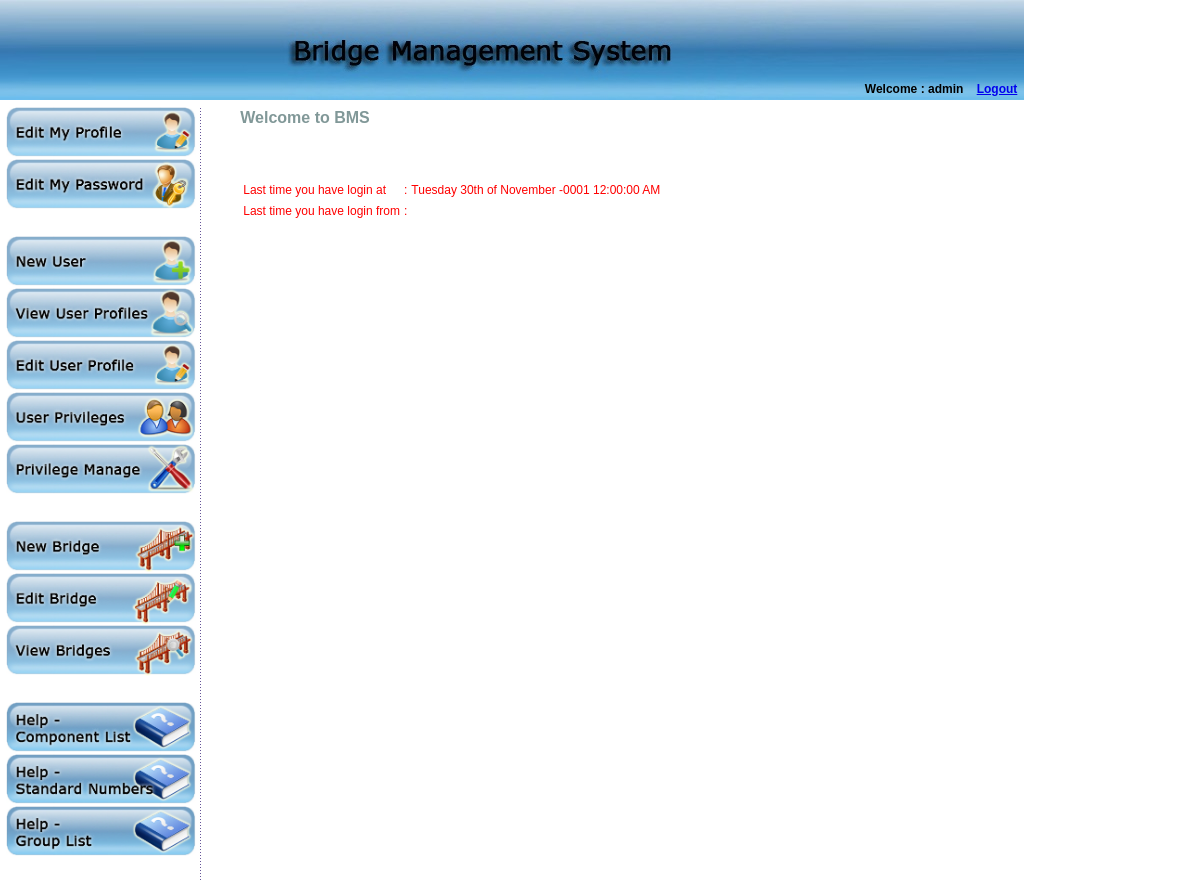
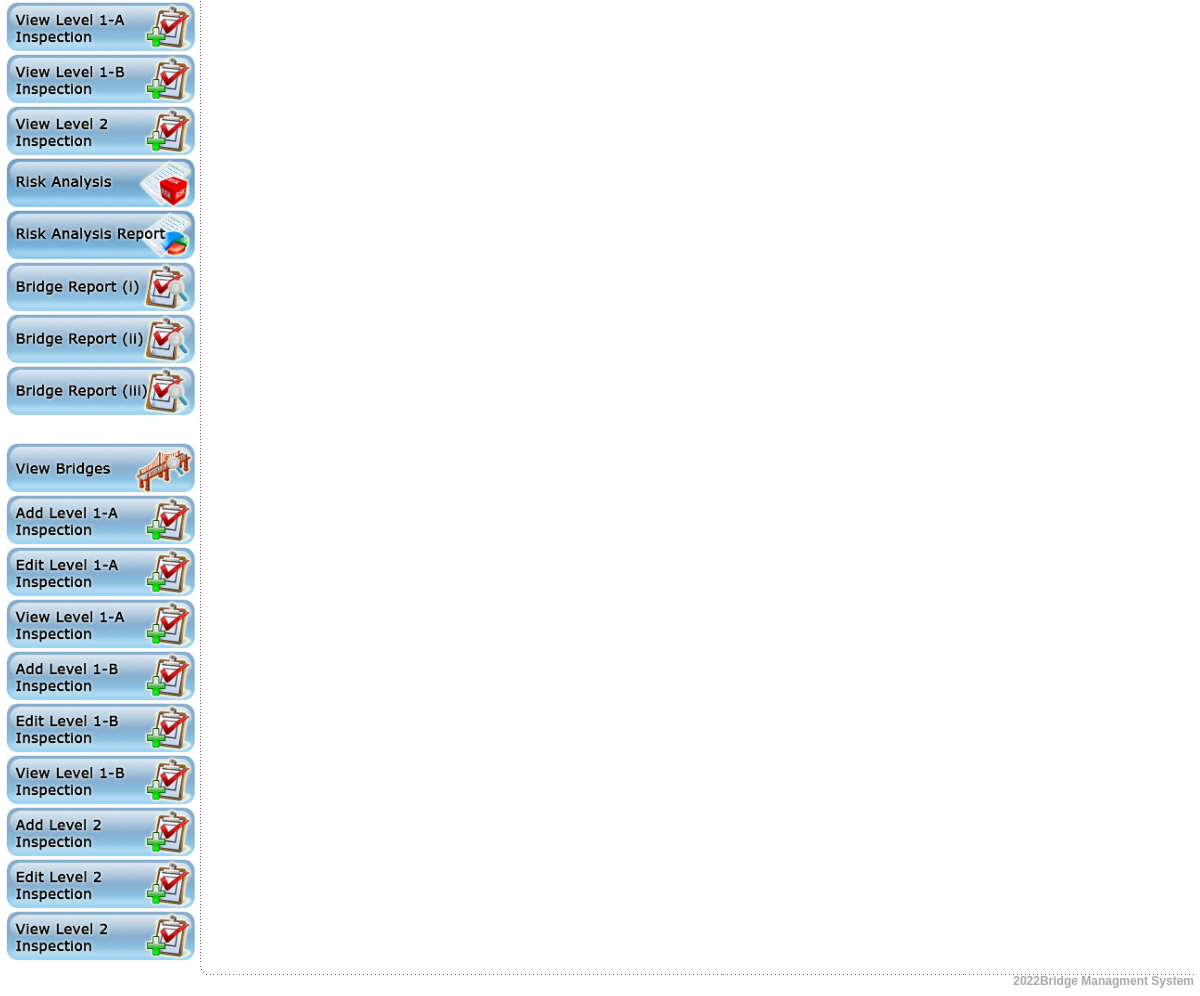
The app's page /welcome.php (signed in) with its own data (2 pictures, top to bottom).
### tables this page shows
CREATE TABLE IF NOT EXISTS `bms_privileges` (
  `PrivilegeID` int(10) unsigned NOT NULL AUTO_INCREMENT,
  `Description` varchar(200) DEFAULT NULL,
  `ActionMapping` varchar(500) NOT NULL DEFAULT '',
  `menusubcategory_menusubcategoryID` int(4) NOT NULL,
  `AddedBy` bigint(20) DEFAULT NULL,
  `AddedDate` date DEFAULT NULL,
  `LastModifiedBy` bigint(20) DEFAULT NULL,
  `LastModifiedDate` date DEFAULT NULL,
  PRIMARY KEY (`PrivilegeID`)
);

CREATE TABLE IF NOT EXISTS `bms_users` (
  `UserID` int(5) NOT NULL AUTO_INCREMENT,
  `Username` varchar(50) NOT NULL,
  `Password` varchar(200) NOT NULL,
  `sections_SectionID` int(11) NOT NULL DEFAULT '1',
  `NameWithInitials` varchar(500) NOT NULL,
  `FirstName` varchar(100) NOT NULL,
  `LastName` varchar(100) NOT NULL,
  `Title` varchar(10) NOT NULL,
  `TeleNum` varchar(20) NOT NULL,
  `eMail` varchar(50) NOT NULL,
  `Address` text NOT NULL,
  `Active` enum('0','1') NOT NULL DEFAULT '1',
  `ModifiedBy` int(11) NOT NULL,
  `ModifiedDate` timestamp NOT NULL DEFAULT CURRENT_TIMESTAMP ON UPDATE CURRENT_TIMESTAMP,
  `AddedBy` int(11) NOT NULL,
  `AddedDate` timestamp NOT NULL DEFAULT '0000-00-00 00:00:00',
  `LastloginTime` timestamp NOT NULL DEFAULT '0000-00-00 00:00:00',
  PRIMARY KEY (`UserID`),
  UNIQUE KEY `Username` (`Username`,`NameWithInitials`)
);

### global.php (called while the page is built, shortened)
<?php
	$pathprefix="https://localhost/bms/";
?>

### top.php (the view, shortened to what this page needs)
<?php
	include 'global.php';
	$FullURL 	= "https://".$_SERVER["SERVER_NAME"].$_SERVER["REQUEST_URI"];
	$page_path 	= str_replace($pathprefix, '', $FullURL);
	$page_path 	= explode(".php", $page_path);
	$page_path 	= $page_path[0];
	$page_path 	= $page_path.".php";
?>
<html>
	<head>
		<link href="<?php echo $pathprefix; ?>common/common.css" rel="stylesheet" type="text/css">
	</head>
	<body marginheight="0" marginwidth="0" topmargin="0" leftmargin="0">
			<div id="Layer6" style="position:absolute; width:1024px; height:12px; z-index:6; left: 0px; top: 81px;">
				<DIV class="bodytextbold" align="right">
					<?php echo "<strong>Welcome : ".$_SESSION['logined_UserName']."</strong> &nbsp;&nbsp;
								<a href=\"".$pathprefix."index.php?logout=yes\" >Logout</a>&nbsp;&nbsp;";
					?>
				</DIV>
			</div>
			<div  id="Layer7" style="position:absolute; width:1024; height:100; z-index:-1; left: 0px; top: 0px;">
				<img src="<?php echo $pathprefix; ?>images/top2.jpg" height="100" width="1024" />
			</div>
			<?php
			echo "<br />";
			echo "<br />";
			echo "<br />";
			echo "<br />";
			echo "<br />";
			echo "<br />";
			echo "<table  border=\"0\" width=\"100%\" >";
			echo "<tr>";
					echo "<td valign=\"top\">";
						echo "<table border=\"0\"  width=\"100%\" >";
							echo "<tr valign=\"top\">";
								echo "<td width=\"2\" valign=\"top\" >";
									echo "<table   align=\"left\" width=\"190\" border=\"0\" cellspacing=\"0\" cellpadding=\"0\" class=\"link-list\" >";
										echo "<tr>";
											echo "<td width=\"190\" height=\"52\"><a href=\"".$pathprefix."edit.php\">";
												if($page_path == "edit.php")
												{
													echo "<img width=\"190\" src=\"".$pathprefix."images/ico/1.jpg\"  >";
												}
												else
												{
													echo "<img width=\"190\" src=\"".$pathprefix."images/ico/1a.jpg\"  >";
												}
												echo "</a>";
											echo "</td>";
										echo "</tr>";
										echo "<tr>";
											echo "<td width=\"190\" height=\"52\"><a href=\"".$pathprefix."my_cpass.php\">";
												if($page_path == "my_cpass.php")
												{
													echo "<img src=\"".$pathprefix."images/ico/2.jpg\"  width=\"190\"  >";
												}
												else
												{
													echo "<img src=\"".$pathprefix."images/ico/2a.jpg\"  width=\"190\"  >";
												}
												echo "</a>";
											echo "</td>";
										echo "</tr>";
										$query_ut 		= "select * from bms_users_usertypes where users_UserID=".$_SESSION['log_UserID']." order by UserUserTypeID";
										$result_ut 		= mysql_query($query_ut);
										while($row_ut 	= mysql_fetch_array($result_ut))
										{
											$UserTypeID		= $row_ut['usertypes_UserTypeID'];
											echo "<tr>";
												echo "<td colspan=\"3\" height=\"25\">&nbsp;</td>";
											echo "</tr>";
											$query_pr 		= "select *  from bms_privileges, bms_usertypes_privileges where PrivilegeID=privileges_PrivilegeID	and usertypes_UserTypeID=".$UserTypeID;
											$result_pr 		= mysql_query($query_pr);
											while($row_pr 	= mysql_fetch_array($result_pr))
											{
												$PriviledgeID		= $row_pr['PrivilegeID'];
												$ActionMapping		= $row_pr['ActionMapping'];
												echo "<tr>";
													echo "<td width=\"190\" height=\"52\"><a href=\"".$pathprefix.$ActionMapping."\">";
														if($page_path == $ActionMapping)
														{
															echo "<img src=\"".$pathprefix."images/ico/".$PriviledgeID.".jpg\"  width=\"190\"  >";
														}
														else
														{
															echo "<img src=\"".$pathprefix."images/ico/".$PriviledgeID."a.jpg\"  width=\"190\" >";
														}
														echo "</a>";
													echo "</td>";
												echo "</tr>";
											}
										}
									echo "</table>";
								echo "</td>";
								echo "<td width=\"5\" background=\"".$pathprefix."images/left_menu_dot_bg2.gif\" valign=\"top\"></td>";
								echo "<td width=\"15\">&nbsp;&nbsp;&nbsp;&nbsp;&nbsp;</td>";
								echo "<td valign=\"top\" height=\"450\">";
?>

### welcome.php (shortened to what this page needs)
<?php
	include ("global.php");
	include ("top.php");
	echo "<head>";
		echo "<link rel=\"stylesheet\" type=\"text/css\" href=\"common/common.css\" />";
	echo "</head>";
	echo "<p class=\"hx1\">Welcome to BMS</p>";
	function previousAttemptAt($Username)
	{
		$sql = mysql_query("SELECT LastloginTime FROM bms_users  WHERE  UserName='$Username'");
		$result1 = mysql_fetch_row($sql) ;
		$lastLogin=$result1[0];
		return $lastLogin;
	}
?>
	<table cellpadding="0" cellspacing="0" border="0" width="100%" >
		<tr>
			<TD class="bodytextred">
			<font color="#FF0000">
			<?php
			$lastLogin		= previousAttemptAt($_SESSION['logined_UserName']);
			$Date = date_create($lastLogin);
			$Date	=  date_format($Date, 'l jS \of F Y h:i:s A');
			echo "<br> <br>";
			echo "<table class=\"bodytextred\"><tr>";
				echo "<td>";
					echo "<font color=\"#FF0000\">";
						echo "Last time you have login at";
					echo "</font>";
				echo "</td>";
				echo "<td>";
					echo "<font color=\"#FF0000\">";
						echo ":";
					echo "</font>";
				echo "</td>";
				echo "<td>";
					echo "<font color=\"#FF0000\">";
						echo $Date;
					echo "</font>";
				echo "</td>";
			echo "</tr><tr>";
				echo "<td>";
					echo "<font color=\"#FF0000\">";
						echo "Last time you have login from";
					echo "</font>";
				echo "</td>";
				echo "<td>";
					echo "<font color=\"#FF0000\">";
						echo ":";
					echo "</font>";
				echo "</td>";
				echo "<td>";
				echo "</td>";
			echo "</tr></table>";
			?>
			</font>
			</TD>
		</tr>
		<tr>
			<TD align="left" class="" >&nbsp;</TD>
		</tr>
	</table>
<?php
include 'bottom.php';
?>

### bottom.php (shortened to what this page needs)
<?php
					echo "</td>";
				echo "</tr>";
				echo "<tr height=\"25\">";
					echo "<td></td>";
					echo "<td width=\"10\" background=\"".$pathprefix."images/curve.gif\">&nbsp;</td>";
					echo "<td background=\"".$pathprefix."images/bottom_line.gif\" valign=\"top\">&nbsp;</td>";
					echo "<td valign=\"bottom\" align=\"right\" class=\"bodytextbold\" background=\"".$pathprefix."images/bottom_line.gif\" valign=\"top\"><font color=\"#A9A9A9\">";
					echo date('Y');
					echo "Bridge Managment System";
				echo "</tr>";
			echo "</table>";
		echo "</td>";
	echo "</tr>";
echo "</table>";
?>
</body>
</html>

### common/common.css (style rules this page uses)
table { empty-cells: show; }
body { FONT-FAMILY: Verdana, Arial, Helvetica, sans-serif; LINE-HEIGHT: 1.4em; LIST-STYLE-TYPE: none; FONT-SIZE: 12; }
.link-list { FONT-FAMILY: Verdana, Arial, Helvetica, sans-serif; LINE-HEIGHT: 1.4em; LIST-STYLE-TYPE: none; FONT-SIZE: 11; }
.bodytextbold { FONT-FAMILY: Verdana, Arial, Helvetica, sans-serif; font-weight: bold; LINE-HEIGHT: 1.4em; LIST-STYLE-TYPE: none; FONT-SIZE: 12; }
.bodytextred { FONT-FAMILY: Verdana, Arial, Helvetica, sans-serif; LINE-HEIGHT: 1.4em; LIST-STYLE-TYPE: none; FONT-SIZE: 12; color: RED; }
.hx1 { font-family: Geneva, Arial, Helvetica, sans-serif; color: #819898; font-weight: bold; LINE-HEIGHT: 1.4em; LIST-STYLE-TYPE: none; FONT-SIZE: 16; }

### records on screen
bms_privileges: shows a picture
bms_privileges: shows a picture
bms_privileges: shows a picture
bms_privileges: shows a picture
bms_privileges: shows a picture
bms_privileges: shows a picture
bms_privileges: shows a picture
bms_privileges: shows a picture
bms_privileges: shows a picture
bms_privileges: shows a picture
bms_privileges: shows a picture
bms_privileges: shows a picture
bms_privileges: shows a picture
bms_privileges: shows a picture
bms_privileges: shows a picture
bms_privileges: shows a picture
bms_privileges: shows a picture
bms_privileges: shows a picture
bms_privileges: shows a picture
bms_privileges: shows a picture
bms_privileges: shows a picture
bms_privileges: shows a picture
bms_privileges: shows a picture
bms_privileges: shows a picture
bms_privileges: shows a picture
bms_users: LastloginTime "Tuesday 30th of November -0001 12:00:00 AM"

### other values on screen
$_SESSION['logined_UserName'] "admin"
